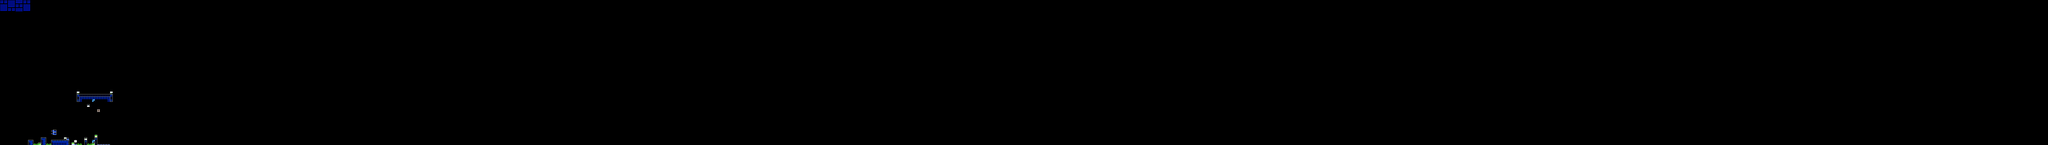

Below is a game level as drawn by its tile map, then a one-line description and the .tmx that defines it (tile-layer data replaced by summaries):
An orthogonal 800x57 tile map with 16x16 px tiles, 2 tile layers (SP, ...), 3 tilesets, 2 image layers.

<map version="1.10" tiledversion="1.11.2" orientation="orthogonal" renderorder="right-down" width="800" height="57" tilewidth="16" tileheight="16" infinite="0" nextlayerid="5" nextobjectid="1">
 <editorsettings>
  <chunksize width="16" height="27" />
  <export target="test4.csv" format="csv" />
 </editorsettings>
 <tileset firstgid="1" name="famidash" tilewidth="16" tileheight="16" tilecount="256" columns="16">
  <image source="../../../GRAPHICS/famidash.bmp" width="256" height="256" />
 </tileset>
 <tileset firstgid="257" name="sprites" tilewidth="16" tileheight="16" tilecount="256" columns="16">
  <image source="../../../GRAPHICS/sprites.png" width="256" height="256" />
 </tileset>
 <tileset firstgid="513" name="sprites" tilewidth="16" tileheight="16" tilecount="256" columns="16">
  <image source="../../../GRAPHICS/sprites.png" width="256" height="256" />
 </tileset>
 <imagelayer id="3" name="Image Layer 1" parallaxx="0.9" parallaxy="0.9" repeatx="1" repeaty="1"><image source="../../../GRAPHICS/Old/parallax Blue.bmp" width="192" height="72" /></imagelayer><imagelayer id="4" name="Image Layer 2" offsetx="0" offsety="912" repeatx="1"><image source="../../../GRAPHICS/ground.bmp" width="80" height="32" /></imagelayer><layer id="1" width="800" height="57">
  <data>[45600 cells, 45600 non-empty, 19 distinct tile ids]</data>
 </layer>
 <layer id="2" name="SP" width="800" height="57">
  <data>[45600 cells, 13 non-empty, 10 distinct tile ids]</data>
 </layer>
</map>
